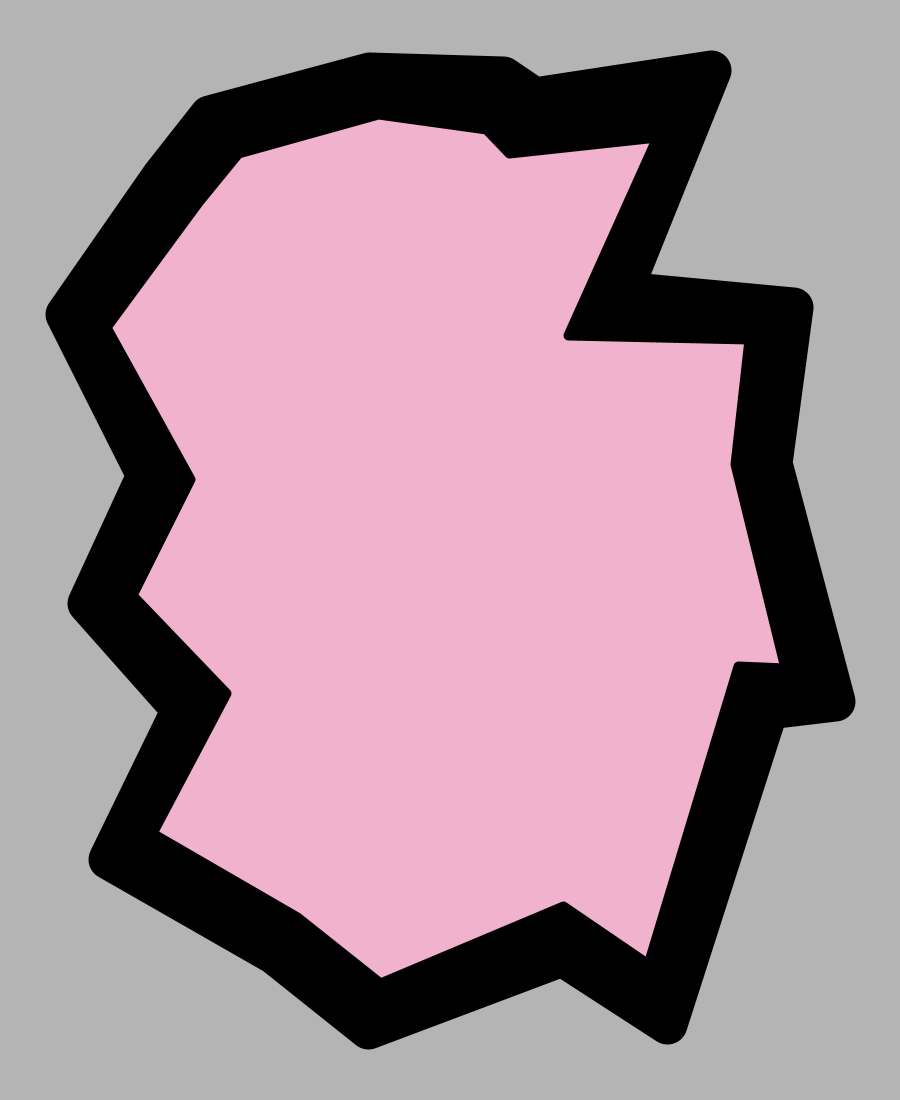
Frame 1 (no input)
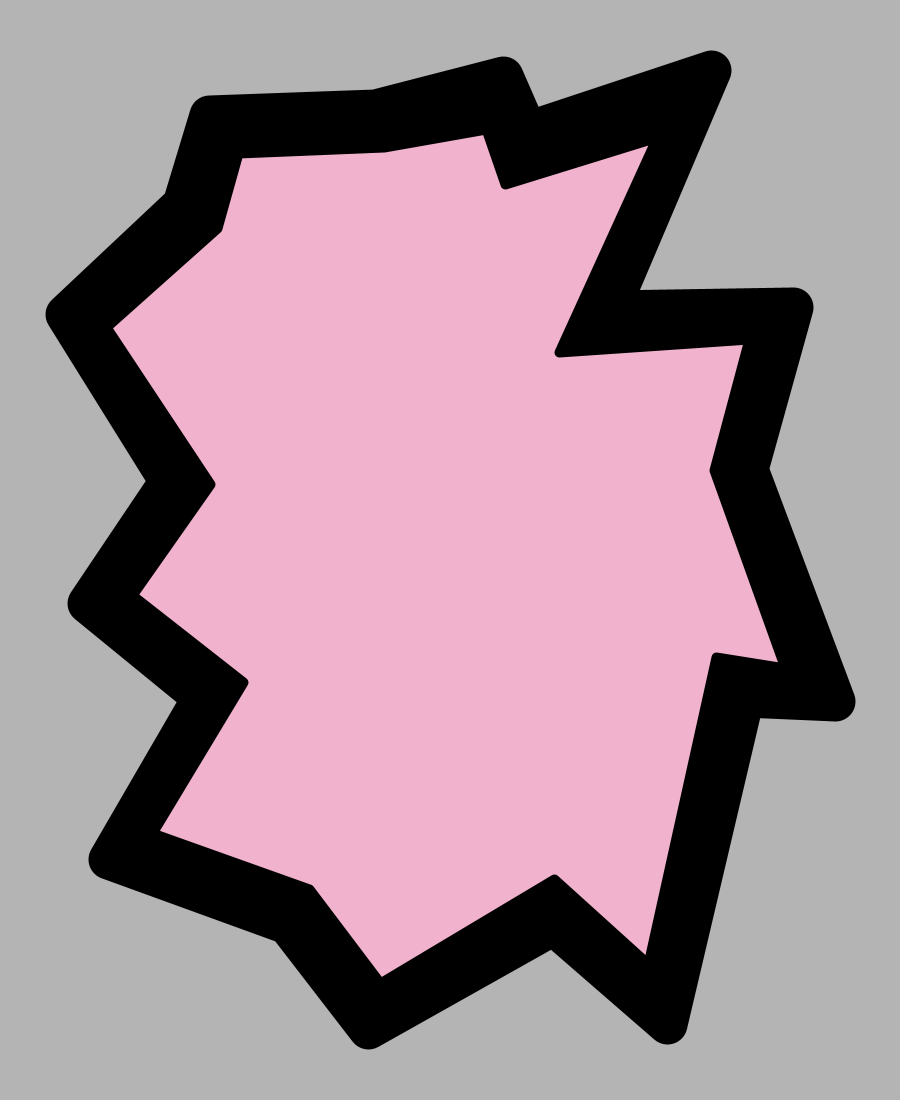
Frame 60 (the mouse pressed at the canvas centre just before this capture)
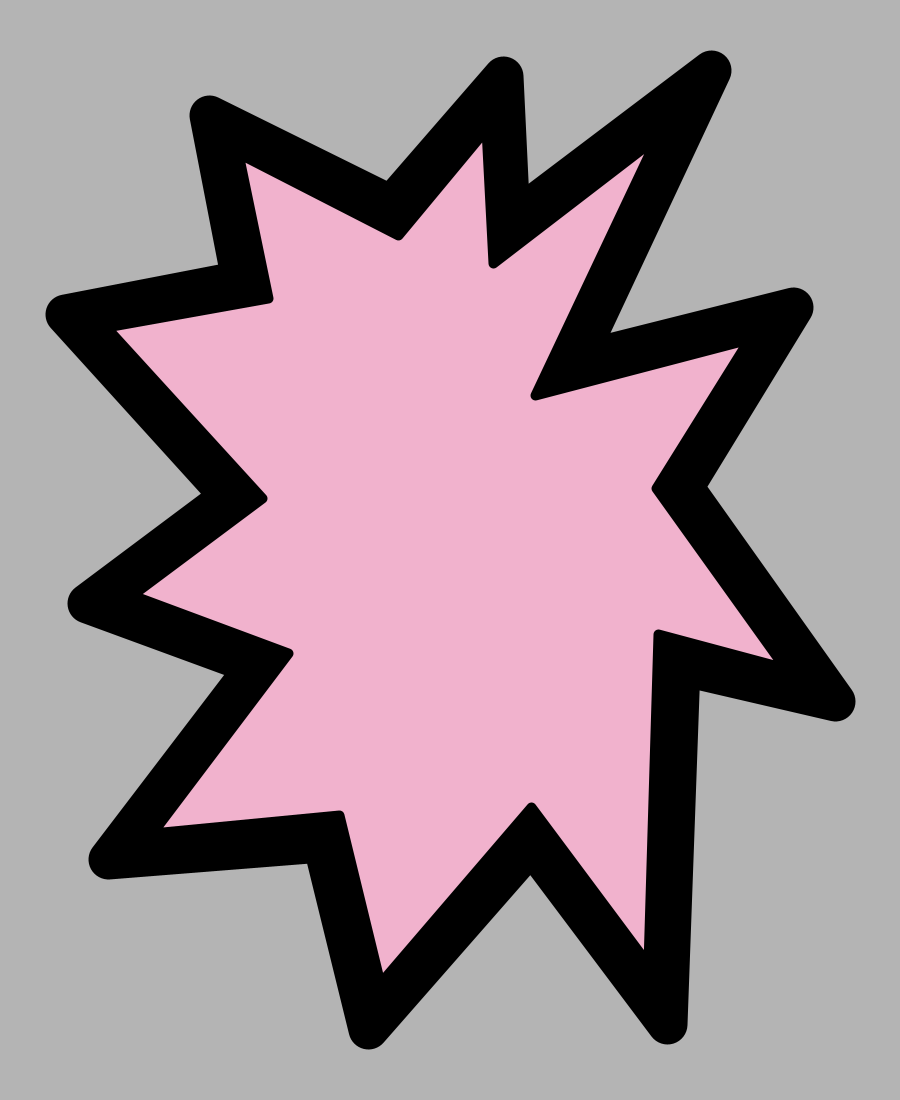
Frame 120 (the mouse held since frame 60 and released just before this capture)

The Processing sketch that drew these frames (run headless with seeded random() and noise(); from frame 60 on, the mouse is pressed at the canvas centre):

// Processing sketch: OC_LOGO_move2
// ── OC_LOGO_move2.pde
// OC LOGO ANIMATION, Tama Art University

float[][] outer = {
  {618.69, 417.09}, {728.15, 237.57}, {509.81, 292.39}, {646.16, 0.0}, {446.02, 152.01}, {438.73, 6.78}, {326.74, 134.18}, {144.47, 45.9}, {175.58, 209.37}, {0.0, 244.14}, {164.85, 426.16}, {22.34, 533.3}, {190.56, 595.32}, {43.76, 789.19}, {257.61, 773.35}, {303.77, 959.72}, {466.36, 774.31}, {602.29, 954.9}, {615.81, 595.92}, {770.0, 631.68}
};
float[][] inner = {
  {592.2, 418.0}, {684.25, 269.7}, {471.06, 324.86}, {592.02, 67.39}, {428.38, 193.}, {421.95, 59.68}, {333.35, 164.55}, {173.31, 83.53}, {202.61, 228.05}, {41.06, 257.7}, {197.14, 428.81}, {67.92, 525.8}, {223.35, 583.99}, {87.85, 763.07}, {274.54, 746.57}, {315.13, 913.37}, {467.13, 738.6}, {583.25, 894.16}, {593.85, 564.37}, {720.41, 598.34}
};


int X0 = 385;
int Y0 = 480;
float a = 1.0;
float b = 1.0;
float theta = 0.0;

void setup() {
  size(900, 1100);
  background(255);
  colorMode(HSB, 360, 100, 100);
}
void draw() {
  translate(65, 70);
  background(255);
  fill(0);
  strokeWeight(40.0);
  strokeJoin(ROUND);
  theta += 0.01;
  a = 0.6 * (cos(theta) + 1.3);
  b = 0.6 * (cos(theta) + 1.3);

  beginShape();
  for (int i = 0; i < 20; i++) {
    if (i % 2 == 1) {
      vertex(outer[i][0], outer[i][1]);
    } else {
      vertex(
        a * (outer[i][0] - X0) + X0, 
        a * (outer[i][1] - Y0) + Y0);
    }
  }
  endShape(CLOSE);

  //fill(#ff00b8);
  //fill(#F92BB6);
  //fill(320.0, 82.7, 97.6);
  fill(334, 26.4, 94.9);
  strokeWeight(10.0);
  strokeJoin(ROUND);
  beginShape();
  for (int i = 0; i < 20; i++) { 
    if (i % 2 == 1) {
      vertex(inner[i][0], inner[i][1]);
    } else {
      vertex(
        b * (inner[i][0] - X0) + X0, 
        b * (inner[i][1] - Y0) + Y0);
    }
  }
  endShape(CLOSE);
}
